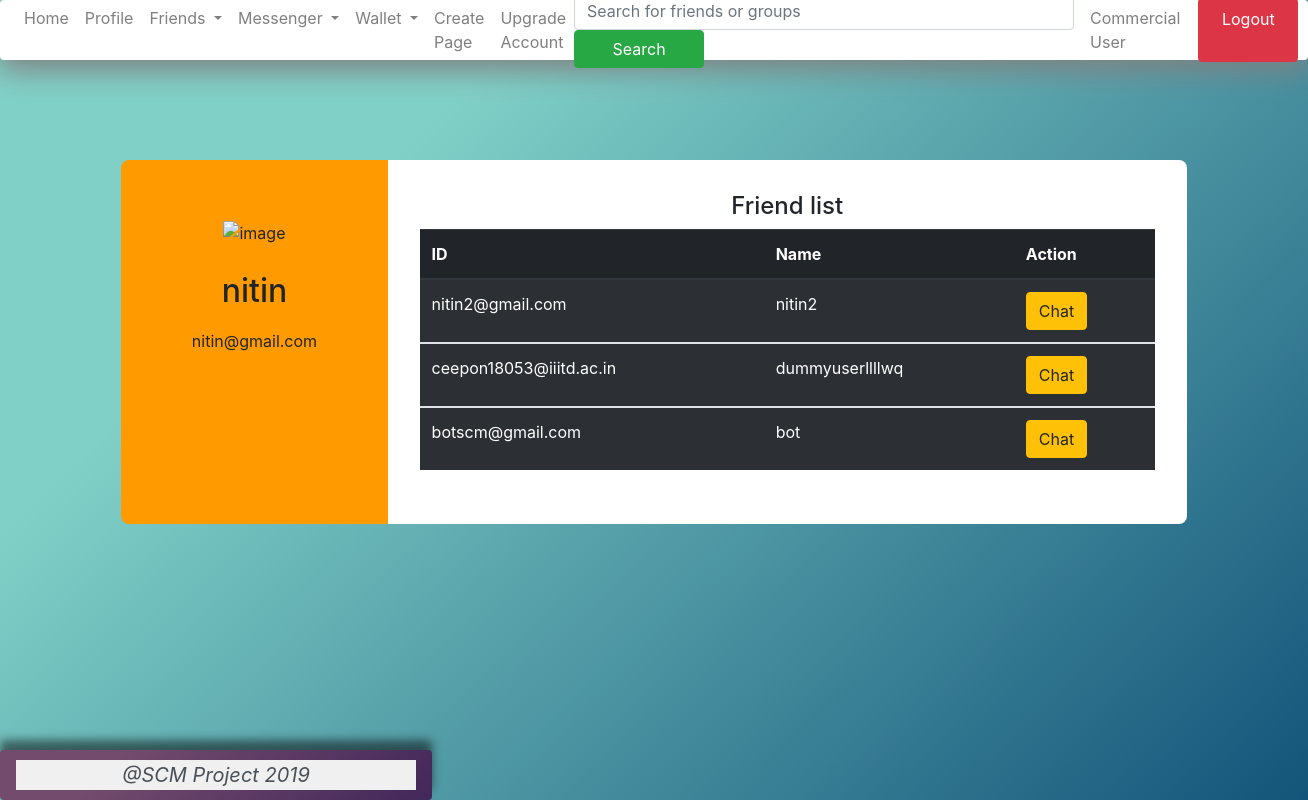
Page /messenger/ (signed in) on the committed database.
### account/models.py (models this page shows, shortened)
class Account(AbstractBaseUser):
	email = models.EmailField(verbose_name="email", max_length=60, unique=True)
	username = models.CharField(verbose_name="username", max_length=30, unique=True)
	first_name = models.CharField(verbose_name="first name", max_length=30)
	last_name = models.CharField(verbose_name="last name", max_length=30)
	phone_no = models.CharField(verbose_name="phone number", max_length=10, unique=True)
	date_joined = models.DateTimeField(verbose_name="data joined", auto_now_add=True)
	last_login = models.DateTimeField(verbose_name="last login", auto_now=True)
	is_admin = models.BooleanField(default=False)
	is_active = models.BooleanField(default=True)
	is_staff = models.BooleanField(default=False)
	is_superuser = models.BooleanField(default=False)
	is_casual_user = models.BooleanField(default=True)
	is_premium_user = models.BooleanField(default=False)
	is_commercial_user = models.BooleanField(default=False)
	is_verified = models.BooleanField(default=False)
	premium_type = models.IntegerField(default=0, verbose_name="premium_type")
	USERNAME_FIELD = 'email'
	REQUIRED_FIELDS = ['username', 'first_name', 'last_name', 'phone_no']
	objects = MyAccountManager()
	def __str__(self):
		return self.email

### dashboard/models.py (models this page shows)
class Friend(models.Model):
	user_1 = models.ForeignKey(Account, related_name="user_1", null=True, on_delete=models.CASCADE)
	user_2 = models.ForeignKey(Account, related_name="user_2", null=True, on_delete=models.CASCADE)
	status = models.BooleanField(default=False)
	date_requested = models.DateTimeField(verbose_name="date requested", auto_now_add=True)
	date_confirmed = models.DateTimeField(verbose_name="date confirmed", null=True)

### dashboard/views.py (the view)
# urls.py: url(r'^messenger/$', messenger_view, name="messenger"),
def messenger_view(request):
	if not request.user.is_authenticated:
    		return redirect('login')
	user_1 = request.user
	friends = (Friend.objects.filter(user_1 = user_1) | Friend.objects.filter(user_2 = user_1) ) & Friend.objects.filter(status = True)
	args = {
		'friends' : friends,
		'status' : 200,
		'errors' : ''
	}
	return render(request, 'messenger.html', args)

### dashboard/templates/messenger.html (shortened to what this page needs)
{% extends 'message/messages.html' %}
{% block message %}
<center><h4>Friend list</h4></center>
<div class="table-wrapper ">
<table class="table table-striped table-dark">
        <thead>
          <tr>
            <th scope="col">ID</th>
            <th scope="col">Name</th>
            <th scope="col">Action</th>
          </tr>
        </thead>
        {% for friend in friends %}
        {% if friend.user_1 == request.user %}
        <tbody>
          <tr>
            <td scope="row">{{ friend.user_2.email }}</td>
            <td>{{friend.user_2.first_name}}</td>
            <td><button onclick="location.href='/messenger/{{friend.user_1.id}}/{{friend.user_2.id}}/'" id='{{friend.user_2.email}}' type="button" class="btn btn-warning">Chat</button></td>
          </tr>
        </tbody>
        {% else %}
        <tbody>
                <tr>
                  <td scope="row">{{ friend.user_1.email }}</td>
                  <td>{{friend.user_1.first_name}}</td>
                  <td><button onclick="location.href='/messenger/{{friend.user_2.id}}/{{friend.user_1.id}}'" id='{{friend.user_1.email}}' type="button" class="btn btn-warning chatter" >Chat</button></td>
                </tr>
              </tbody>
        {% endif %}
        {% endfor %}
      </table>
    </div>
{% endblock message %}

### templates/message/messages.html (shortened to what this page needs)
{% extends 'dashboard/base.html' %}
{% block content %}
<link href="//maxcdn.bootstrapcdn.com/bootstrap/4.1.1/css/bootstrap.min.css" rel="stylesheet" id="bootstrap-css">
<div class="container contact">
	<div class="row">
		<div class="col-md-3">
			<div class="contact-info text-center">
				<img src="https://img.icons8.com/bubbles/2x/user.png" alt="image"/>
				<h2>{{ request.user.username }}</h2>
				<p>{{ request.user }}</p>
			</div>
		</div>
		<div class="col-md-9">
            {% block message %} {% endblock message %}
			</div>
		</div>
	</div>
{% endblock %}

### templates/message/messages.html (style rules this page uses)
body { background-color: #25274d; }
.contact { padding: 4%; height: 400px; }
.col-md-3 { background: #ff9b00; padding: 4%; border-top-left-radius: 0.5rem; border-bottom-left-radius: 0.5rem; }
.contact-info { margin-top:10%; }
.contact-info img { margin-bottom: 15%; }
.contact-info h2 { margin-bottom: 10%; }
.col-md-9 { background: #fff; padding: 3%; border-top-right-radius: 0.5rem; border-bottom-right-radius: 0.5rem; }
.table-wrapper { max-height: 500px; width: 100%; overflow: auto; display:inline-block; }

### rows in the picture
Account: user.username "nitin", user "nitin@gmail.com"
Friend: user_2.email "nitin2@gmail.com", user_2.first_name "nitin2"
Friend: user_1.email "ceepon18053@iiitd.ac.in", user_1.first_name "dummyuserllllwq"
Friend: user_1.email "botscm@gmail.com", user_1.first_name "bot"
